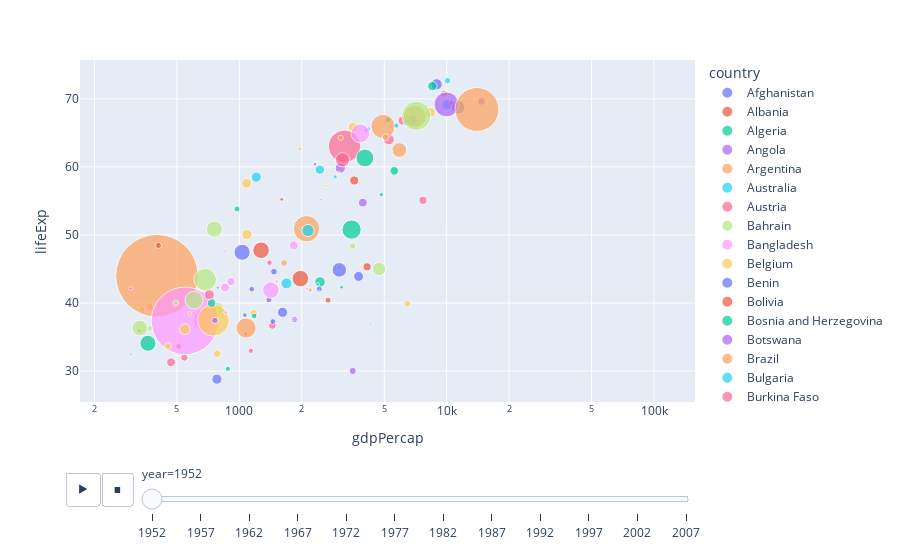

The notebook cell this image was saved under:
### Code cell
fig = px.scatter(df, x="gdpPercap", y="lifeExp", size="pop", color="country",
           hover_name="country", log_x=True, size_max=90, animation_frame="year")
fig.show()
